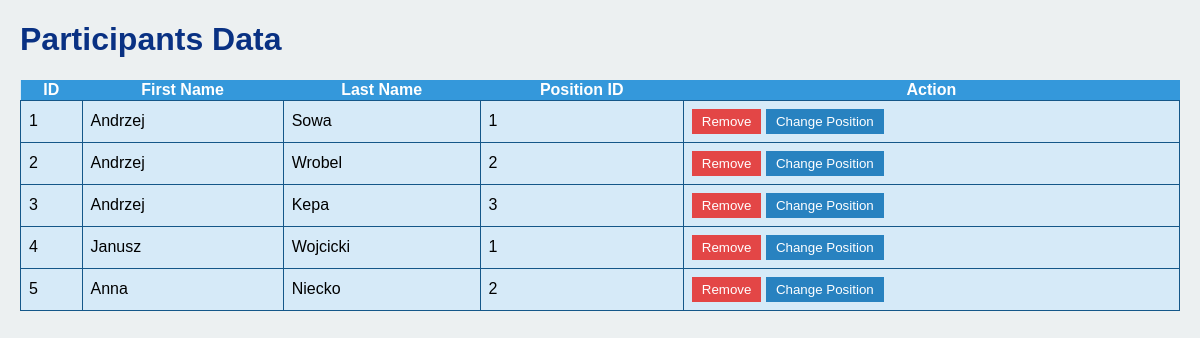
The app's page /PHP/participants.php with its own data.
### tables this page shows
CREATE TABLE IF NOT EXISTS `participants` (
  `ID_Participants` INT NOT NULL AUTO_INCREMENT,
  `First_name` VARCHAR(50) NULL DEFAULT NULL,
  `Last_name` VARCHAR(50) NULL DEFAULT NULL,
  `ID_Positions` INT NULL DEFAULT NULL,
  PRIMARY KEY (`ID_Participants`),
  INDEX `Positionn_idx` (`ID_Positions` ASC) VISIBLE,
  CONSTRAINT `Positionn`
    FOREIGN KEY (`ID_Positions`)
    REFERENCES `positions` (`ID_Positions`));

### PHP/participants.php (the view, shortened to what this page needs)
<?php
include('db_connection.php');
$sql = "SELECT * FROM Participants";
$result = $conn->query($sql);
if ($result->num_rows > 0) {
    $participantsData = array();
    while ($row = $result->fetch_assoc()) {
        $participantsData[] = $row;
    }
} else {
    $participantsData = array();
}
?>
<!DOCTYPE html>
<html lang="en">
<head>
    <link rel="stylesheet" href="styles.css">
</head>
<body>
    <h1>Participants Data</h1>
    <?php if (!empty($participantsData)) : ?>
        <table>
            <tr>
                <th>ID</th>
                <th>First Name</th>
                <th>Last Name</th>
                <th>Position ID</th>
                <th>Action</th>
            </tr>
            <?php foreach ($participantsData as $participant) : ?>
                <tr>
                    <td><?= $participant['ID_Participants']; ?></td>
                    <td><?= $participant['First_name']; ?></td>
                    <td><?= $participant['Last_name']; ?></td>
                    <td><?= $participant['ID_Positions']; ?></td>
                    <td>
                        <button class="remove-button" onclick="removeParticipant(<?= $participant['ID_Participants']; ?>)">Remove</button>
                        <button class="change-position-button" onclick="changePosition(<?= $participant['ID_Participants']; ?>)">Change Position</button>
                    </td>
                </tr>
            <?php endforeach; ?>
        </table>
    <?php else : ?>
        <p>No data available in Participants table.</p>
    <?php endif; ?>
</body>
</html>

### PHP/styles.css (style rules this page uses)
.remove-button { background-color: #E34646; color: white; border: none; padding: 5px 10px; cursor: pointer; }
.change-position-button { background-color: #2882C0; color: white; border: none; padding: 5px 10px; cursor: pointer; }
body { font-family: Arial, sans-serif; margin: 20px; background-color: #ecf0f1; color: #000000; }
h1 { color: #093183; }
table { border-collapse: collapse; width: 100%; margin-top: 20px; background-color: #D6EAF8; }
td { border: 1px solid #145789; padding: 8px; text-align: left; }
th { background-color: #3498DB; color: white; }

### records on screen
participants: ID_Participants "1", First_name "Andrzej", Last_name "Sowa", ID_Positions "1"
participants: ID_Participants "2", First_name "Andrzej", Last_name "Wrobel", ID_Positions "2"
participants: ID_Participants "3", First_name "Andrzej", Last_name "Kepa", ID_Positions "3"
participants: ID_Participants "4", First_name "Janusz", Last_name "Wojcicki", ID_Positions "1"
participants: ID_Participants "5", First_name "Anna", Last_name "Niecko", ID_Positions "2"
